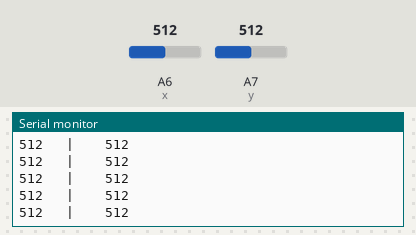
The sketch below on a simulated Arduino Nano, built with avr-gcc and run on an emulated ATmega328P. On the bench: the last lines printed to the serial monitor. Inputs (shaded band) come from the test bench; at power-on: A6 (x) = 512, A7 (y) = 512.

Above: at 1.2 s.
1.3 s: A6 (x) set to 716
At 1.73 s:
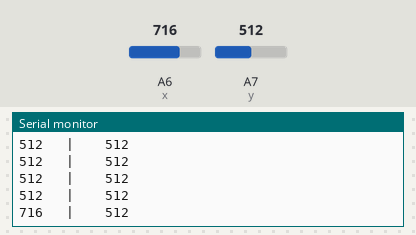
2.8 s: A7 (y) set to 716
At 2.99 s:
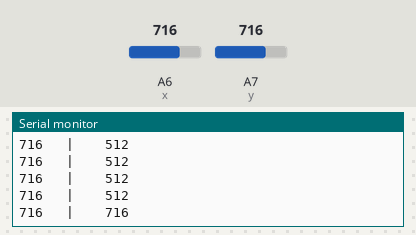
4.3 s: A6 (x) set to 900
At 4.49 s:
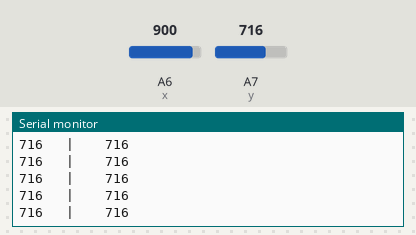
5.8 s: A7 (y) set to 900
At 6.0 s:
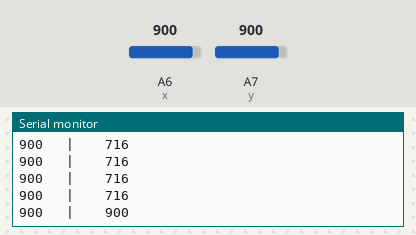
Timing chart, 0 to 8.3 s (numbered marks = the images above; inputs shaded):
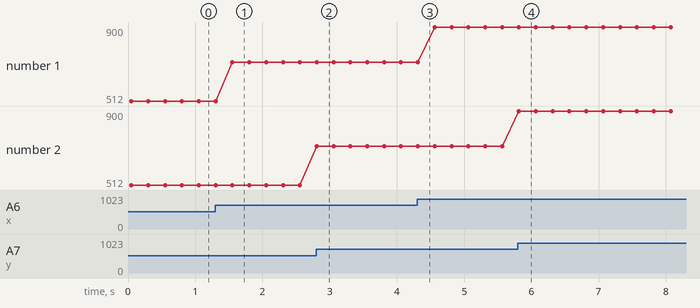

The sketch:

joystickModule.ino
```cpp
#define x A6
#define y A7

int dataX,dataY;

void setup() {
  Serial.begin(9600);
  pinMode(x, INPUT);
  pinMode(y, INPUT);
}

void loop() {
  updateValues();

  Serial.print(dataX);;
  Serial.print("   |    ");
  Serial.println(dataY);


  delay(200);
}

void updateValues()
{
  dataX=analogRead(x);
  delay(50);
  dataY=analogRead(y);
}
```

Measured:
- after the input at 1.3 s, the serial monitor: prints a new line after 0.25 s (image 1)
- after the input at 2.8 s, the serial monitor: prints a new line at once (image 2)
- after the input at 5.8 s, the serial monitor: prints a new line at once (image 4)
- plotted number 1: 512 → 716 after the input at 1.3 s, 716 → 900 after the input at 4.3 s
